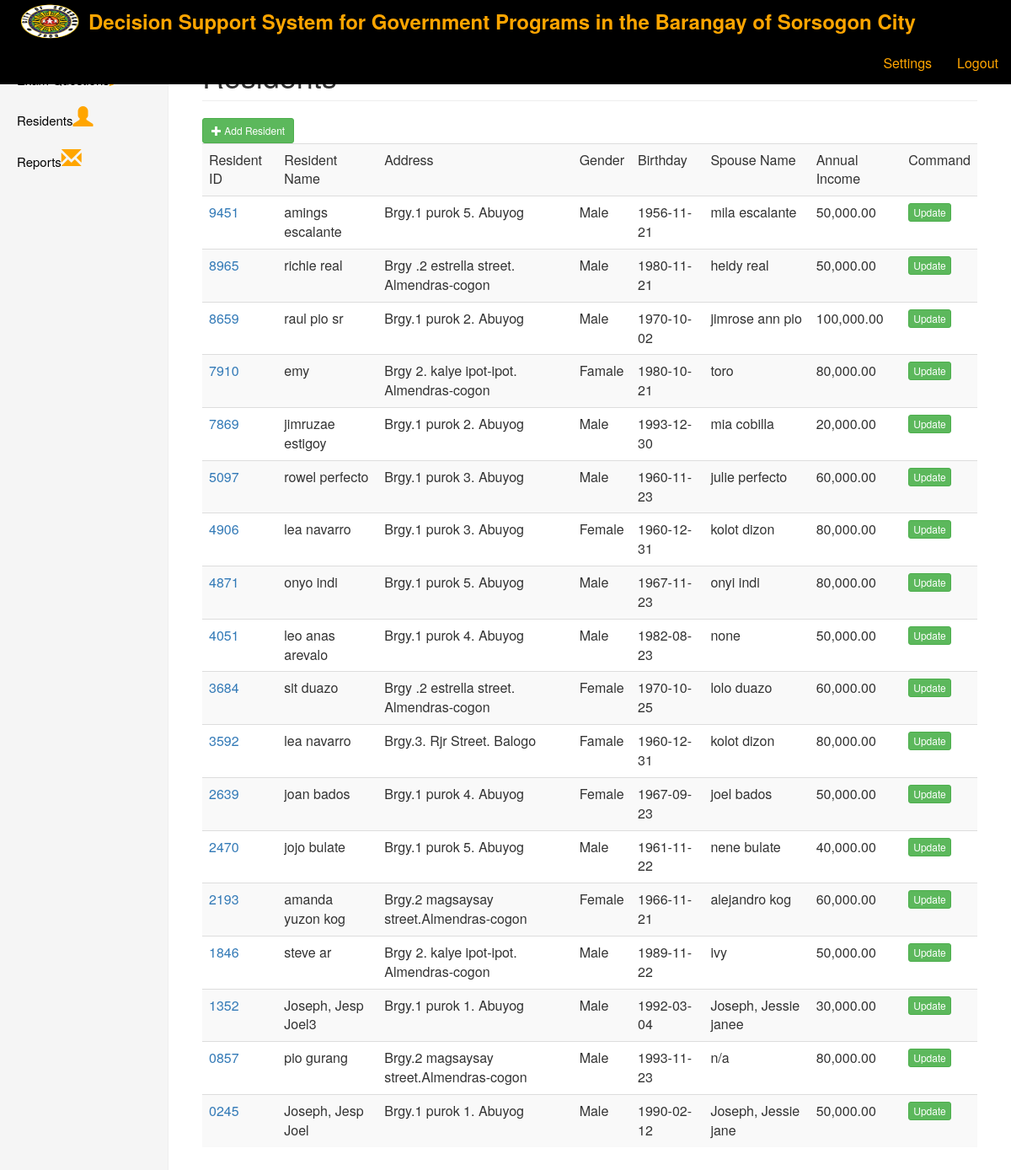
Screenshot of /resident.php (signed in) with the database file from the repository.
### tables this page shows
CREATE TABLE IF NOT EXISTS `residents` (
`id` int(11) NOT NULL,
  `resident_id` varchar(255) NOT NULL,
  `resident_name` varchar(255) NOT NULL,
  `address` text NOT NULL,
  `gender` varchar(255) NOT NULL,
  `birthday` date NOT NULL,
  `spouse_name` varchar(250) NOT NULL,
  `annual_income` decimal(10,2) NOT NULL,
  `occupation` text NOT NULL,
  `spoccupation` text NOT NULL,
  `educational_attained` text NOT NULL,
  `speducational_attained` text NOT NULL
);

CREATE TABLE IF NOT EXISTS `barangay` (
`id` int(11) NOT NULL,
  `barangay` varchar(50) NOT NULL,
  `code` int(11) NOT NULL
);

### core/database.php (called while the page is built, shortened)
<?php
 class Database
 {
      public $connect;
      private $host = "localhost";
      private $username = 'root';
      private $password = '123456';
      private  $database = 'db_monitoring';
      public function database_connect()
      {
           $this->connect = mysqli_connect($this->host, $this->username, $this->password, $this->database);
      }
      public function execute_query($query)
      {
           return mysqli_query($this->connect, $query);
      }
 }
 ?>

### resident.php (the view, shortened to what this page needs)
<?php include 'includes/header.php';?>
    <div class="container-fluid">
                <div class="row">
						<?php include 'includes/sidemenu.php';?>
              			<div class="col-sm-9 col-sm-offset-3 col-md-10 col-md-offset-2 main">
          				<h1 class="page-header">Residents</h1>
			          	<div class="btn-group">
			          		<a href="addResident.php" class="btn btn-success btn-sm pull-left" id='addUser'><span class="glyphicon glyphicon-plus">  </span> Add Resident</a>
			          	</div>
			          	<br />
			          	<table class="table table-striped">
			          			<tr>
			          				<td>Resident ID</td>
			          				<td>Resident Name</td>
			          				<td>Address</td>
			          				<td>Gender</td>
			          				<td>Birthday</td>
			          				<td>Spouse Name</td>
			          				<td>Annual Income</td>
			          				<td>Command</td>
			          			</tr>
			          			<?php
			          				$query = "SELECT * FROM residents rs JOIN barangay brgy ON rs.address = brgy.id ORDER BY resident_id DESC ";
								  		$result = $object->execute_query($query);
								           while($row = mysqli_fetch_object($result)) {
								           	echo "<tr>
							          				<td><a href='viewResident.php?id=".$row->resident_id."'>".$row->resident_id."</a></td>
							          				<td>".$row->resident_name."</td>
							          				<td>".$row->barangay."</td>
							          				<td>".$row->gender."</td>
							          				<td>".$row->birthday."</td>
							          				<td>".$row->spouse_name."</td>
							          				<td>".number_format($row->annual_income,2)."</td>
							          				<td><button type='button' name='update' id='".$row->id."' class='btn btn-success btn-xs updateResident'>Update</button></td>
							          			</tr>";
											}
			          			 ?>
			          	</table>
           </div>
     </div>
</div>
<?php
include 'includes/footer.php';
?>

### css/style.css (style rules this page uses)
body { padding-top: 50px; }
.main { padding: 20px; }
@media (min-width: 768px) { .main { padding-right: 40px; padding-left: 40px; } }
.main .page-header { margin-top: 0; }

### rows the page displays
residents: resident "9451", resident_name "amings escalante", barangay.barangay "Brgy.1 purok 5. Abuyog", gender "Male", birthday "1956-11-21", spouse_name "mila escalante", annual_income "50,000.00"
residents: resident "8965", resident_name "richie real", barangay.barangay "Brgy .2 estrella street. Almendras-cogon", gender "Male", birthday "1980-11-21", spouse_name "heidy real", annual_income "50,000.00"
residents: resident "8659", resident_name "raul pio sr", barangay.barangay "Brgy.1 purok 2. Abuyog", gender "Male", birthday "1970-10-02", spouse_name "jimrose ann pio", annual_income "100,000.00"
residents: resident "7910", resident_name "emy", barangay.barangay "Brgy 2. kalye ipot-ipot. Almendras-cogon", gender "Famale", birthday "1980-10-21", spouse_name "toro", annual_income "80,000.00"
residents: resident "7869", resident_name "jimruzae estigoy", barangay.barangay "Brgy.1 purok 2. Abuyog", gender "Male", birthday "1993-12-30", spouse_name "mia cobilla", annual_income "20,000.00"
residents: resident "5097", resident_name "rowel perfecto", barangay.barangay "Brgy.1 purok 3. Abuyog", gender "Male", birthday "1960-11-23", spouse_name "julie perfecto", annual_income "60,000.00"
residents: resident "4906", resident_name "lea navarro", barangay.barangay "Brgy.1 purok 3. Abuyog", gender "Female", birthday "1960-12-31", spouse_name "kolot dizon", annual_income "80,000.00"
residents: resident "4871", resident_name "onyo indi", barangay.barangay "Brgy.1 purok 5. Abuyog", gender "Male", birthday "1967-11-23", spouse_name "onyi indi", annual_income "80,000.00"
residents: resident "4051", resident_name "leo anas arevalo", barangay.barangay "Brgy.1 purok 4. Abuyog", gender "Male", birthday "1982-08-23", spouse_name "none", annual_income "50,000.00"
residents: resident "3684", resident_name "sit duazo", barangay.barangay "Brgy .2 estrella street. Almendras-cogon", gender "Female", birthday "1970-10-25", spouse_name "lolo duazo", annual_income "60,000.00"
residents: resident "3592", resident_name "lea navarro", barangay.barangay "Brgy.3. Rjr Street. Balogo", gender "Famale", birthday "1960-12-31", spouse_name "kolot dizon", annual_income "80,000.00"
residents: resident "2639", resident_name "joan bados", barangay.barangay "Brgy.1 purok 4. Abuyog", gender "Female", birthday "1967-09-23", spouse_name "joel bados", annual_income "50,000.00"
residents: resident "2470", resident_name "jojo bulate", barangay.barangay "Brgy.1 purok 5. Abuyog", gender "Male", birthday "1961-11-22", spouse_name "nene bulate", annual_income "40,000.00"
residents: resident "2193", resident_name "amanda yuzon kog", barangay.barangay "Brgy.2 magsaysay street.Almendras-cogon", gender "Female", birthday "1966-11-21", spouse_name "alejandro kog", annual_income "60,000.00"
residents: resident "1846", resident_name "steve ar", barangay.barangay "Brgy 2. kalye ipot-ipot. Almendras-cogon", gender "Male", birthday "1989-11-22", spouse_name "ivy", annual_income "50,000.00"
residents: resident "1352", resident_name "Joseph, Jesp Joel3", barangay.barangay "Brgy.1 purok 1. Abuyog", gender "Male", birthday "1992-03-04", spouse_name "Joseph, Jessie janee", annual_income "30,000.00"
residents: resident "0857", resident_name "pio gurang", barangay.barangay "Brgy.2 magsaysay street.Almendras-cogon", gender "Male", birthday "1993-11-23", spouse_name "n/a", annual_income "80,000.00"
residents: resident "0245", resident_name "Joseph, Jesp Joel", barangay.barangay "Brgy.1 purok 1. Abuyog", gender "Male", birthday "1990-02-12", spouse_name "Joseph, Jessie jane", annual_income "50,000.00"
